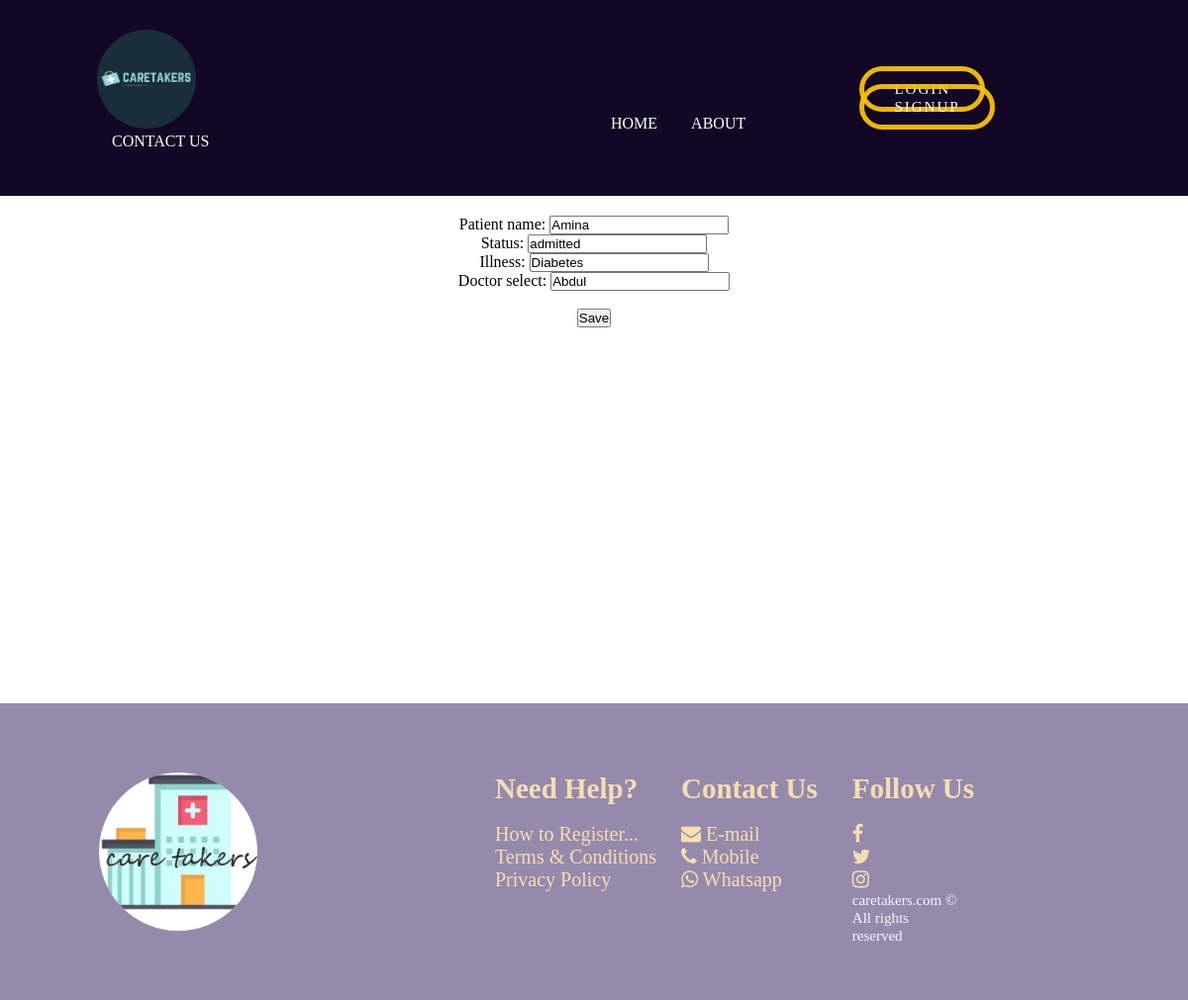
Screenshot of /patients/1/update/ with the database file from the repository.
### management/models.py (models this page shows, shortened)
class patient(models.Model):
    patient_name=models.CharField(max_length=25)
    status=models.CharField(max_length=50)
    illness=models.TextField(null=True,blank=True)
    doctor_select=models.TextField(default='Vivek')
    hos_name=models.CharField(max_length=50)
    cost=models.IntegerField(null=True,blank=True)
    med_cost=models.IntegerField(null=True,blank=True)
    discount_cost=models.IntegerField(null=True,blank=True)
    total_cost=models.IntegerField(null=True,blank=True)
    blood_test=models.BooleanField(null=True,blank=True)
    general_checkup=models.BooleanField(null=True,blank=True)
    chest_xray=models.BooleanField(null=True,blank=True)
    ct_scan=models.BooleanField(null=True,blank=True)
    dental_treatment=models.BooleanField(null=True,blank=True)
    ET_Treatment=models.BooleanField(null=True,blank=True)
    Full_checkup=models.BooleanField(null=True,blank=True)

### management/views.py (the view)
# urls.py: path('patients/<int:id>/update/', views.pat_update),
def pat_update(request, id=id):
    obj = get_object_or_404(patient, id=id)
    form = PatientForm(request.POST or None, instance=obj)
    if form.is_valid():
        form.save()
    context = {
        'form': form
    }
    return render(request, "patient_update.html", context)

### management/form.py
class PatientForm(forms.ModelForm):
    patient_name = forms.CharField(max_length=25)
    status = forms.CharField(max_length=50)
    illness = forms.CharField()
    doctor_select = forms.CharField()
    class Meta:
        model = patient
        fields = [
            'patient_name',
            'status',
            'illness',
            'doctor_select'
        ]

### management/templates/patient_update.html
{% extends "base.html"%}
{% block contents %}
    <form action="." method='POST'> {% csrf_token %}
        {{ form.as_p }}
        <br>
        <input type='submit' value='Save' />
    </form>
{% endblock %}

### management/static/style.css (style rules this page uses)
* { box-sizing: border-box; margin:0; padding:0; }

### rows the page displays
patient: patient_name "Amina", status "admitted", illness "Diabetes", doctor_select "Abdul"
